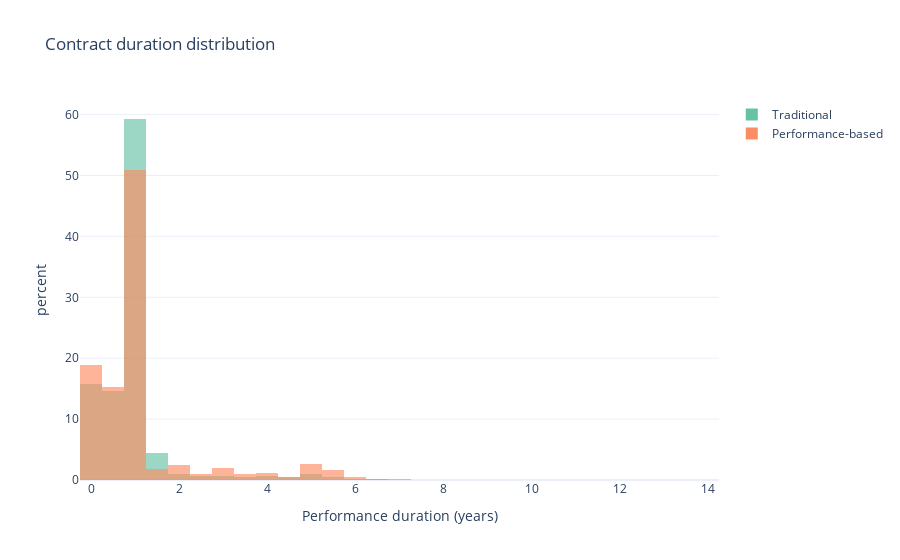

The code cell stored with this chart in its notebook:
### Code cell
duration_df = contracts_df.dropna(subset=['duration_years']).assign(
    group=lambda d: np.where(d['is_performance_based'], 'Performance-based', 'Traditional')
)
fig = px.histogram(
    duration_df,
    x='duration_years',
    color='group',
    nbins=35,
    opacity=0.65,
    barmode='overlay',
    histnorm='percent',
    title='Contract duration distribution',
    labels={'duration_years': 'Performance duration (years)', 'percent': 'Share of awards (%)', 'group': ''},
)
fig.show()

### Figure 1 — Plotly figure (JSON) as saved in the notebook; plotly's stock layout.template omitted (floating-point values rounded to 4 significant figures; data arrays with more than 128 entries replaced by an {"elided": "..."} marker saying what was removed)
{"data": [{"bingroup": "x", "histnorm": "percent", "hovertemplate": "=Traditional<br>Performance duration (years)=%{x}<br>percent=%{y}<extra></extra>", "legendgroup": "Traditional", "marker": {"color": "rgb(102,194,165)", "opacity": 0.65, "pattern": {"shape": ""}}, "name": "Traditional", "nbinsx": 35, "orientation": "v", "showlegend": true, "type": "histogram", "x": {"elided": "26447 float values"}, "xaxis": "x", "yaxis": "y"}, {"bingroup": "x", "histnorm": "percent", "hovertemplate": "=Performance-based<br>Performance duration (years)=%{x}<br>percent=%{y}<extra></extra>", "legendgroup": "Performance-based", "marker": {"color": "rgb(252,141,98)", "opacity": 0.65, "pattern": {"shape": ""}}, "name": "Performance-based", "nbinsx": 35, "orientation": "v", "showlegend": true, "type": "histogram", "x": {"elided": "5212 float values"}, "xaxis": "x", "yaxis": "y"}], "layout": {"barmode": "overlay", "legend": {"title": {"text": ""}, "tracegroupgap": 0}, "title": {"text": "Contract duration distribution"}, "xaxis": {"anchor": "y", "domain": [0, 1], "title": {"text": "Performance duration (years)"}}, "yaxis": {"anchor": "x", "domain": [0, 1], "title": {"text": "percent"}}}}
